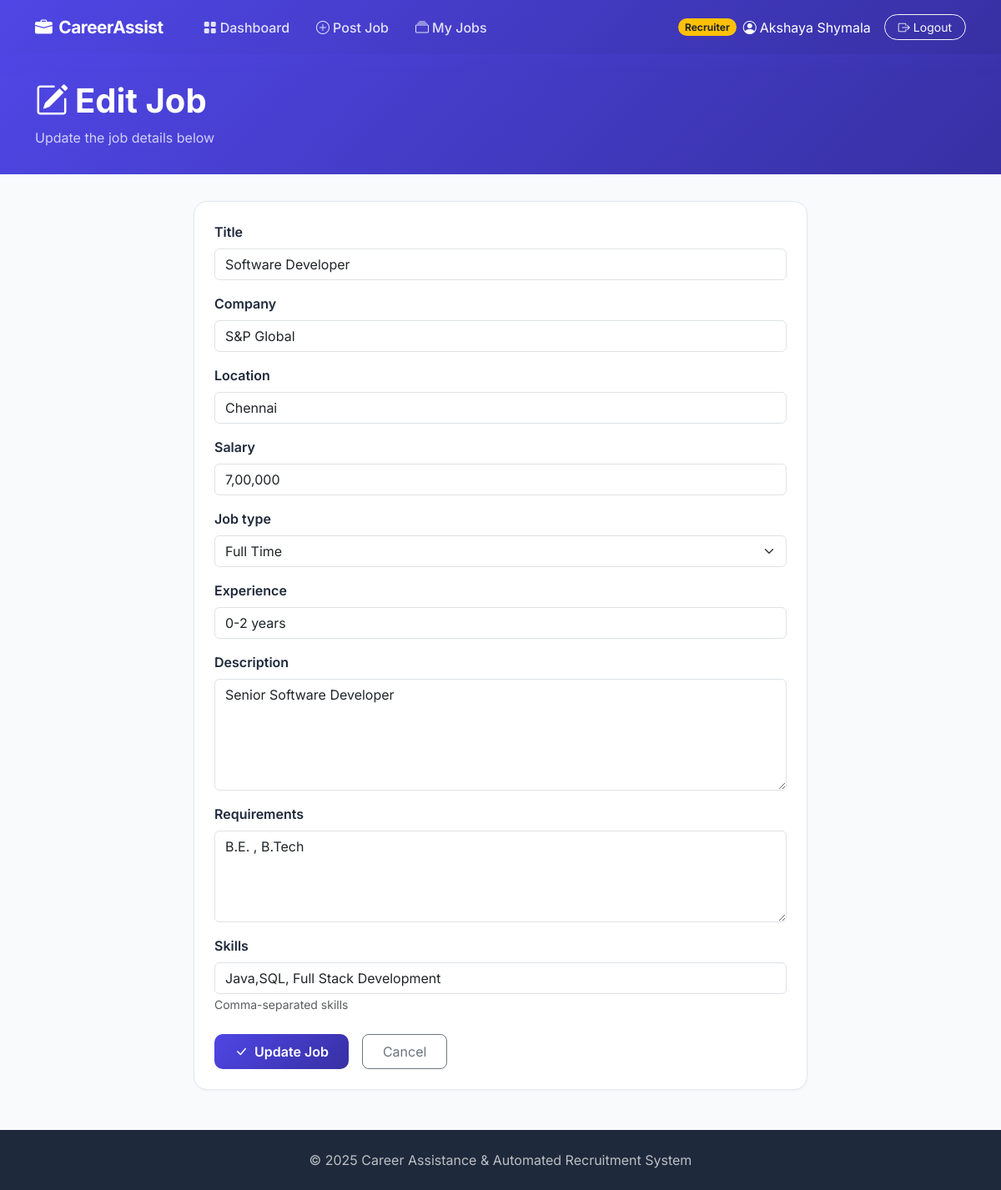
The app's page /jobs/recruiter/edit/13/ (signed in) with its own data.
### accounts/models.py (models this page shows, shortened)
class Profile(models.Model):
    ROLE_CHOICES = [("jobseeker", "Job Seeker"), ("recruiter", "Recruiter")]
    user = models.OneToOneField(User, on_delete=models.CASCADE, related_name="profile")
    role = models.CharField(max_length=20, choices=ROLE_CHOICES, default="jobseeker")
    phone = models.CharField(max_length=15, blank=True)
    skills = models.TextField(blank=True, help_text="Comma-separated skills")
    experience_years = models.IntegerField(default=0)
    created_at = models.DateTimeField(auto_now_add=True)

### jobs/models.py (models this page shows, shortened)
class Job(models.Model):
    JOB_TYPES = [("full-time", "Full Time"), ("part-time", "Part Time"),
                 ("contract", "Contract"), ("internship", "Internship"), ("remote", "Remote")]
    title = models.CharField(max_length=200)
    company = models.CharField(max_length=200)
    location = models.CharField(max_length=200)
    salary = models.CharField(max_length=100, blank=True)
    job_type = models.CharField(max_length=20, choices=JOB_TYPES, default="full-time")
    experience = models.CharField(max_length=50, blank=True)
    description = models.TextField()
    requirements = models.TextField(blank=True)
    skills = models.TextField(help_text="Comma-separated skills")
    posted_by = models.ForeignKey(User, on_delete=models.SET_NULL, null=True, blank=True)
    created_at = models.DateTimeField(auto_now_add=True)
    is_active = models.BooleanField(default=True)

### jobs/views.py (the view)
    def wrapper(request, *args, **kwargs):
        if not hasattr(request.user, "profile") or request.user.profile.role != "recruiter":
            messages.error(request, "Access denied. Recruiter account required.")
            return redirect("dashboard")
        return view_func(request, *args, **kwargs)

### jobs/views.py (called while the page is built)
def recruiter_required(view_func):
    def wrapper(request, *args, **kwargs):
        if not hasattr(request.user, "profile") or request.user.profile.role != "recruiter":
            messages.error(request, "Access denied. Recruiter account required.")
            return redirect("dashboard")
        return view_func(request, *args, **kwargs)
    wrapper.__name__ = view_func.__name__
    return login_required(wrapper)

@recruiter_required
def edit_job(request, pk):
    job = get_object_or_404(Job, pk=pk, posted_by=request.user)
    if request.method == "POST":
        form = JobPostForm(request.POST, instance=job)
        if form.is_valid():
            form.save()
            messages.success(request, "Job updated successfully!")
            return redirect("my_posted_jobs")
    else:
        form = JobPostForm(instance=job)
    return render(request, "jobs/post_job.html", {"form": form, "editing": True, "job": job})

### templates/jobs/post_job.html (shortened to what this page needs)
{% extends "base.html" %}
{% block content %}
<div class="page-header">
    <div class="container">
        <h1><i class="bi bi-{% if editing %}pencil-square{% else %}plus-circle{% endif %} me-2"></i>{% if editing %}Edit Job{% else %}Post New Job{% endif %}</h1>
        <p class="mb-0 opacity-75">{% if editing %}Update the job details below{% else %}Fill in the details to post a new job opening{% endif %}</p>
    </div>
</div>
<div class="container">
    <div class="row justify-content-center">
        <div class="col-lg-8">
            <div class="card-modern p-4">
                <form method="post">
                    {% for field in form %}
                    <div class="mb-3">
                        <label for="{{ field.id_for_label }}" class="form-label fw-semibold">{{ field.label }}</label>
                        {{ field }}
                        {% if field.help_text %}<small class="text-muted">{{ field.help_text }}</small>{% endif %}
                    </div>
                    {% endfor %}
                    <div class="d-flex gap-3 mt-4">
                        <button type="submit" class="btn btn-primary-custom px-4 py-2"><i class="bi bi-check-lg me-2"></i>{% if editing %}Update Job{% else %}Post Job{% endif %}</button>
                        <a href="{% url 'my_posted_jobs' %}" class="btn btn-outline-secondary px-4 py-2 rounded-3">Cancel</a>
                    </div>
                </form>
            </div>
        </div>
    </div>
</div>
{% endblock %}

### templates/base.html (shortened to what this page needs)
<!DOCTYPE html>
<html lang="en">
<head>
    <link href="https://cdn.jsdelivr.net/npm/bootstrap@5.3.2/dist/css/bootstrap.min.css" rel="stylesheet">
    <link href="https://cdn.jsdelivr.net/npm/bootstrap-icons@1.11.1/font/bootstrap-icons.css" rel="stylesheet">
</head>
<body>
{% if request.user.is_authenticated %}
<nav class="navbar navbar-expand-lg navbar-custom sticky-top">
    <div class="container">
        <a class="navbar-brand" href="{% url 'dashboard' %}">
            <i class="bi bi-briefcase-fill me-2"></i>CareerAssist
        </a>
        <div class="collapse navbar-collapse" id="navMain">
            <ul class="navbar-nav me-auto ms-3">
                {% if request.user.profile.role == 'recruiter' %}
                <li class="nav-item"><a class="nav-link {% if request.resolver_match.url_name == 'recruiter_dashboard' %}active{% endif %}" href="{% url 'recruiter_dashboard' %}"><i class="bi bi-grid-fill me-1"></i>Dashboard</a></li>
                <li class="nav-item"><a class="nav-link {% if request.resolver_match.url_name == 'post_job' %}active{% endif %}" href="{% url 'post_job' %}"><i class="bi bi-plus-circle me-1"></i>Post Job</a></li>
                <li class="nav-item"><a class="nav-link {% if request.resolver_match.url_name == 'my_posted_jobs' %}active{% endif %}" href="{% url 'my_posted_jobs' %}"><i class="bi bi-collection me-1"></i>My Jobs</a></li>
                {% endif %}
            </ul>
            <div class="d-flex align-items-center">
                <span class="badge rounded-pill me-2 {% if request.user.profile.role == 'recruiter' %}bg-warning text-dark{% else %}bg-info text-white{% endif %}">
                    {{ request.user.profile.get_role_display }}
                </span>
                <span class="text-white me-3 d-none d-md-inline"><i class="bi bi-person-circle me-1"></i>{{ request.user.get_full_name|default:request.user.username }}</span>
                <a href="{% url 'logout' %}" class="btn btn-sm btn-outline-light rounded-pill px-3"><i class="bi bi-box-arrow-right me-1"></i>Logout</a>
            </div>
        </div>
    </div>
</nav>
{% endif %}
{% block content %}{% endblock %}
<footer class="text-center">
    <div class="container">
        <p class="mb-0">&copy; 2025 Career Assistance & Automated Recruitment System</p>
    </div>
</footer>
</body>
</html>

### templates/base.html (style rules this page uses)
:root { --primary: #4F46E5; --primary-light: #818CF8; --primary-dark: #3730A3; --accent: #06B6D4; --success: #10B981; --warning: #F59E0B; --danger: #EF4444; --bg: #F8FAFC; --surface: #FFFFFF; --text: #1E293B; --text-muted: #64748B; --border: #E2E8F0; }
* { font-family: 'Inter', sans-serif; }
body { background: var(--bg); color: var(--text); }
.navbar-custom { background: linear-gradient(135deg, var(--primary) 0%, var(--primary-dark) 100%); padding: 0.75rem 0; box-shadow: 0 4px 20px rgba(79,70,229,0.15); }
.navbar-custom .navbar-brand { font-weight: 700; font-size: 1.3rem; color: #fff !important; letter-spacing: -0.5px; }
.navbar-custom .nav-link { color: rgba(255,255,255,0.85) !important; font-weight: 500; padding: 0.5rem 1rem !important; border-radius: 8px; transition: all 0.2s; }
.card-modern { background: var(--surface); border-radius: 16px; border: 1px solid var(--border); overflow: hidden; box-shadow: 0 1px 3px rgba(0,0,0,0.04); transition: all 0.3s; }
.btn-primary-custom { background: linear-gradient(135deg, var(--primary), var(--primary-dark)); border: none; color: #fff; border-radius: 10px; padding: 0.6rem 1.5rem; font-weight: 600; transition: all 0.3s; }
.page-header { background: linear-gradient(135deg, var(--primary) 0%, var(--primary-dark) 100%); color: #fff; padding: 2rem 0; margin-bottom: 2rem; }
.page-header h1 { font-weight: 700; }
footer { background: var(--text); color: rgba(255,255,255,0.7); padding: 1.5rem 0; margin-top: 3rem; }

### records on screen
Job: form "Software Developer" "S&P Global" "Chennai" "7,00,000" "Full Time" "0-2 years" "Senior Software Developer" "B.E. , B.Tech" "Java,SQL, Full Stack Development"

### other values on screen
{{ request.user.profile.get_role_display }} "Recruiter"
{{ request.user.get_full_name|default:request.user.username }} "Akshaya Shymala"
{{ field.label }} "Title" "Company" "Location" "Salary" "Job type" "Experience" "Description" "Requirements" "Skills"
{{ field.help_text }} "Comma-separated skills"
